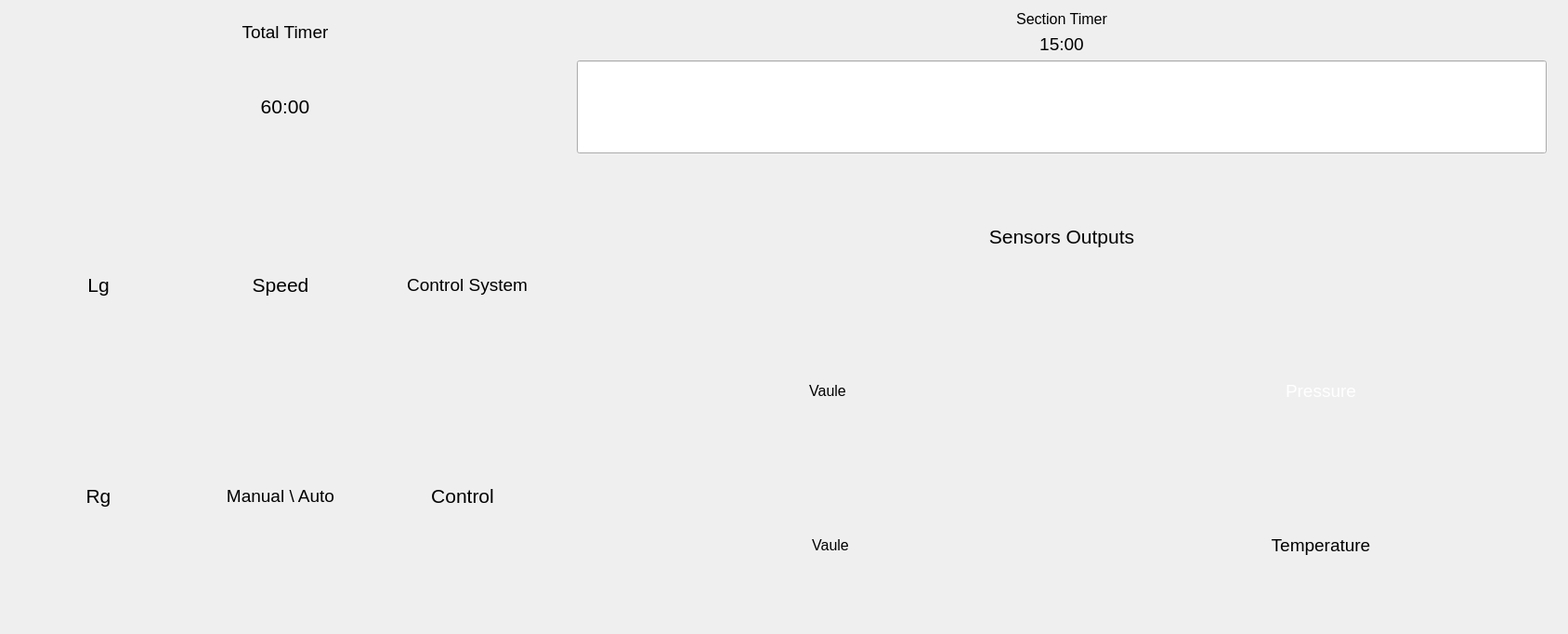
      <widget class="QWidget" name="Co_Poilt_Tab">
       <attribute name="title">
        <string>co_pilot</string>
       </attribute>
       <layout class="QGridLayout" name="gridLayout_11">
        <item row="2" column="13">
         <widget class="QLabel" name="taskTime2">
          <property name="minimumSize">
           <size>
            <width>0</width>
            <height>0</height>
           </size>
          </property>
          <property name="maximumSize">
           <size>
            <width>16777215</width>
            <height>16777215</height>
           </size>
          </property>
          <property name="styleSheet">
           <string notr="true">font-family: &quot;DS-Digital&quot;;
font-size: 14px;
</string>
          </property>
          <property name="text">
           <string>&lt;html&gt;&lt;head/&gt;&lt;body&gt;&lt;p align=&quot;center&quot;&gt;&lt;span style=&quot; font-size:14pt;&quot;&gt;15:00&lt;/span&gt;&lt;/p&gt;&lt;/body&gt;&lt;/html&gt;</string>
          </property>
         </widget>
        </item>
        <item row="5" column="11" rowspan="3" colspan="5">
         <widget class="QFrame" name="Co_Poilt_Frame">
          <property name="minimumSize">
           <size>
            <width>0</width>
            <height>500</height>
           </size>
          </property>
          <property name="maximumSize">
           <size>
            <width>16777215</width>
            <height>16777215</height>
           </size>
          </property>
          <property name="layoutDirection">
           <enum>Qt::LeftToRight</enum>
          </property>
          <property name="frameShape">
           <enum>QFrame::NoFrame</enum>
          </property>
          <layout class="QGridLayout" name="gridLayout_13">
           <item row="1" column="0">
            <spacer name="verticalSpacer_2">
             <property name="orientation">
              <enum>Qt::Vertical</enum>
             </property>
             <property name="sizeType">
              <enum>QSizePolicy::Fixed</enum>
             </property>
             <property name="sizeHint" stdset="0">
              <size>
               <width>20</width>
               <height>10</height>
              </size>
             </property>
            </spacer>
           </item>
           <item row="2" column="2">
            <widget class="QLabel" name="lab_Pressure">
             <property name="minimumSize">
              <size>
               <width>492</width>
               <height>0</height>
              </size>
             </property>
             <property name="text">
              <string>&lt;html&gt;&lt;head/&gt;&lt;body&gt;&lt;p align=&quot;center&quot;&gt;&lt;span style=&quot; font-size:14pt; color:#ffffff;&quot;&gt;Pressure&lt;/span&gt;&lt;/p&gt;&lt;/body&gt;&lt;/html&gt;</string>
             </property>
            </widget>
           </item>
           <item row="4" column="2">
            <widget class="QLabel" name="lab_Temperature">
             <property name="minimumSize">
              <size>
               <width>492</width>
               <height>0</height>
              </size>
             </property>
             <property name="text">
              <string>&lt;html&gt;&lt;head/&gt;&lt;body&gt;&lt;p align=&quot;center&quot;&gt;&lt;span style=&quot; font-size:14pt;&quot;&gt;Temperature&lt;/span&gt;&lt;/p&gt;&lt;/body&gt;&lt;/html&gt;</string>
             </property>
            </widget>
           </item>
           <item row="4" column="0" colspan="2">
            <widget class="QLabel" name="lab_Vaule_Temperature">
             <property name="minimumSize">
              <size>
               <width>546</width>
               <height>0</height>
              </size>
             </property>
             <property name="text">
              <string>&lt;html&gt;&lt;head/&gt;&lt;body&gt;&lt;p align=&quot;center&quot;&gt;&lt;span style=&quot; font-size:12pt;&quot;&gt;Vaule&lt;/span&gt;&lt;/p&gt;&lt;/body&gt;&lt;/html&gt;</string>
             </property>
            </widget>
           </item>
           <item row="3" column="0">
            <spacer name="verticalSpacer_5">
             <property name="orientation">
              <enum>Qt::Vertical</enum>
             </property>
             <property name="sizeType">
              <enum>QSizePolicy::Fixed</enum>
             </property>
             <property name="sizeHint" stdset="0">
              <size>
               <width>20</width>
               <height>10</height>
              </size>
             </property>
            </spacer>
           </item>
           <item row="0" column="0" colspan="3">
            <widget class="QLabel" name="lab_Sensors_Outputs">
             <property name="text">
              <string>&lt;html&gt;&lt;head/&gt;&lt;body&gt;&lt;p align=&quot;center&quot;&gt;&lt;span style=&quot; font-size:16pt;&quot;&gt;Sensors Outputs&lt;/span&gt;&lt;/p&gt;&lt;/body&gt;&lt;/html&gt;</string>
             </property>
            </widget>
           </item>
           <item row="2" column="0">
            <widget class="QLabel" name="lab_Vaule_Pressure">
             <property name="minimumSize">
              <size>
               <width>546</width>
               <height>0</height>
              </size>
             </property>
             <property name="text">
              <string>&lt;html&gt;&lt;head/&gt;&lt;body&gt;&lt;p align=&quot;center&quot;&gt;&lt;span style=&quot; font-size:12pt;&quot;&gt;Vaule&lt;/span&gt;&lt;/p&gt;&lt;/body&gt;&lt;/html&gt;</string>
             </property>
            </widget>
           </item>
          </layout>
         </widget>
        </item>
        <item row="4" column="13">
         <widget class="QLineEdit" name="line_Co_Poilt">
          <property name="minimumSize">
           <size>
            <width>0</width>
            <height>100</height>
           </size>
          </property>
          <property name="maximumSize">
           <size>
            <width>16777215</width>
            <height>16777215</height>
           </size>
          </property>
         </widget>
        </item>
        <item row="5" column="3" rowspan="3" colspan="5">
         <layout class="QGridLayout" name="Btns_Layout_Co_Poilt">
          <item row="0" column="1">
           <widget class="QLabel" name="Btn_Speed">
            <property name="minimumSize">
             <size>
              <width>190</width>
              <height>170</height>
             </size>
            </property>
            <property name="maximumSize">
             <size>
              <width>1</width>
              <height>170</height>
             </size>
            </property>
            <property name="text">
             <string>&lt;html&gt;&lt;head/&gt;&lt;body&gt;&lt;p align=&quot;center&quot;&gt;&lt;span style=&quot; font-size:16pt;&quot;&gt;Speed&lt;/span&gt;&lt;/p&gt;&lt;/body&gt;&lt;/html&gt;</string>
            </property>
           </widget>
          </item>
          <item row="0" column="0">
           <widget class="QLabel" name="Btn_Lg">
            <property name="minimumSize">
             <size>
              <width>190</width>
              <height>170</height>
             </size>
            </property>
            <property name="maximumSize">
             <size>
              <width>1</width>
              <height>170</height>
             </size>
            </property>
            <property name="text">
             <string>&lt;html&gt;&lt;head/&gt;&lt;body&gt;&lt;p align=&quot;center&quot;&gt;&lt;span style=&quot; font-size:16pt;&quot;&gt;Lg&lt;/span&gt;&lt;/p&gt;&lt;/body&gt;&lt;/html&gt;</string>
            </property>
           </widget>
          </item>
          <item row="0" column="2">
           <widget class="QLabel" name="Btn_Control_System">
            <property name="minimumSize">
             <size>
              <width>200</width>
              <height>170</height>
             </size>
            </property>
            <property name="maximumSize">
             <size>
              <width>1</width>
              <height>170</height>
             </size>
            </property>
            <property name="text">
             <string>&lt;html&gt;&lt;head/&gt;&lt;body&gt;&lt;p align=&quot;center&quot;&gt;&lt;span style=&quot; font-size:14pt;&quot;&gt;Control System&lt;/span&gt;&lt;/p&gt;&lt;/body&gt;&lt;/html&gt;</string>
            </property>
           </widget>
          </item>
          <item row="1" column="0">
           <widget class="QLabel" name="Btn_Rg">
            <property name="minimumSize">
             <size>
              <width>190</width>
              <height>170</height>
             </size>
            </property>
            <property name="maximumSize">
             <size>
              <width>1</width>
              <height>170</height>
             </size>
            </property>
            <property name="text">
             <string>&lt;html&gt;&lt;head/&gt;&lt;body&gt;&lt;p align=&quot;center&quot;&gt;&lt;span style=&quot; font-size:16pt;&quot;&gt;Rg&lt;/span&gt;&lt;/p&gt;&lt;/body&gt;&lt;/html&gt;</string>
            </property>
           </widget>
          </item>
          <item row="1" column="1">
           <widget class="QLabel" name="Btn_Auto_Manual">
            <property name="minimumSize">
             <size>
              <width>190</width>
              <height>170</height>
             </size>
            </property>
            <property name="maximumSize">
             <size>
              <width>1</width>
              <height>170</height>
             </size>
            </property>
            <property name="text">
             <string>&lt;html&gt;&lt;head/&gt;&lt;body&gt;&lt;p align=&quot;center&quot;&gt;&lt;span style=&quot; font-size:14pt;&quot;&gt;Manual \ Auto&lt;/span&gt;&lt;/p&gt;&lt;/body&gt;&lt;/html&gt;</string>
            </property>
           </widget>
          </item>
          <item row="1" column="2">
           <widget class="QLabel" name="Btn_Control">
            <property name="minimumSize">
             <size>
              <width>190</width>
              <height>170</height>
             </size>
            </property>
            <property name="maximumSize">
             <size>
              <width>1</width>
              <height>170</height>
             </size>
            </property>
            <property name="text">
             <string>&lt;html&gt;&lt;head/&gt;&lt;body&gt;&lt;p align=&quot;center&quot;&gt;&lt;span style=&quot; font-size:16pt;&quot;&gt;Control&lt;/span&gt;&lt;/p&gt;&lt;/body&gt;&lt;/html&gt;</string>
            </property>
           </widget>
          </item>
         </layout>
        </item>
        <item row="1" column="13">
         <widget class="QLabel" name="Lab_Section_Timer_Co_Poilt">
          <property name="minimumSize">
           <size>
            <width>0</width>
            <height>0</height>
           </size>
          </property>
          <property name="maximumSize">
           <size>
            <width>16777215</width>
            <height>16777215</height>
           </size>
          </property>
          <property name="layoutDirection">
           <enum>Qt::LeftToRight</enum>
          </property>
          <property name="text">
           <string>&lt;html&gt;&lt;head/&gt;&lt;body&gt;&lt;p align=&quot;center&quot;&gt;&lt;span style=&quot; font-size:12pt;&quot;&gt;Section Timer&lt;/span&gt;&lt;/p&gt;&lt;/body&gt;&lt;/html&gt;</string>
          </property>
         </widget>
        </item>
        <item row="4" column="3" colspan="5">
         <widget class="QLabel" name="taskLabel_2">
          <property name="minimumSize">
           <size>
            <width>0</width>
            <height>0</height>
           </size>
          </property>
          <property name="maximumSize">
           <size>
            <width>16777215</width>
            <height>16777215</height>
           </size>
          </property>
          <property name="styleSheet">
           <string notr="true">font-family: &quot;DS-Digital&quot;;
font-size: 14px;
</string>
          </property>
          <property name="text">
           <string>&lt;html&gt;&lt;head/&gt;&lt;body&gt;&lt;p align=&quot;center&quot;&gt;&lt;span style=&quot; font-size:16pt;&quot;&gt;60:00&lt;/span&gt;&lt;/p&gt;&lt;/body&gt;&lt;/html&gt;</string>
          </property>
         </widget>
        </item>
        <item row="1" column="3" rowspan="2" colspan="5">
         <widget class="QLabel" name="Lab_Total_Timer_Co_Poilt">
          <property name="minimumSize">
           <size>
            <width>0</width>
            <height>0</height>
           </size>
          </property>
          <property name="maximumSize">
           <size>
            <width>16777215</width>
            <height>16777215</height>
           </size>
          </property>
          <property name="text">
           <string>&lt;html&gt;&lt;head/&gt;&lt;body&gt;&lt;p align=&quot;center&quot;&gt;&lt;span style=&quot; font-size:14pt;&quot;&gt;Total Timer&lt;/span&gt;&lt;/p&gt;&lt;/body&gt;&lt;/html&gt;</string>
          </property>
         </widget>
        </item>
       </layout>
      </widget>
